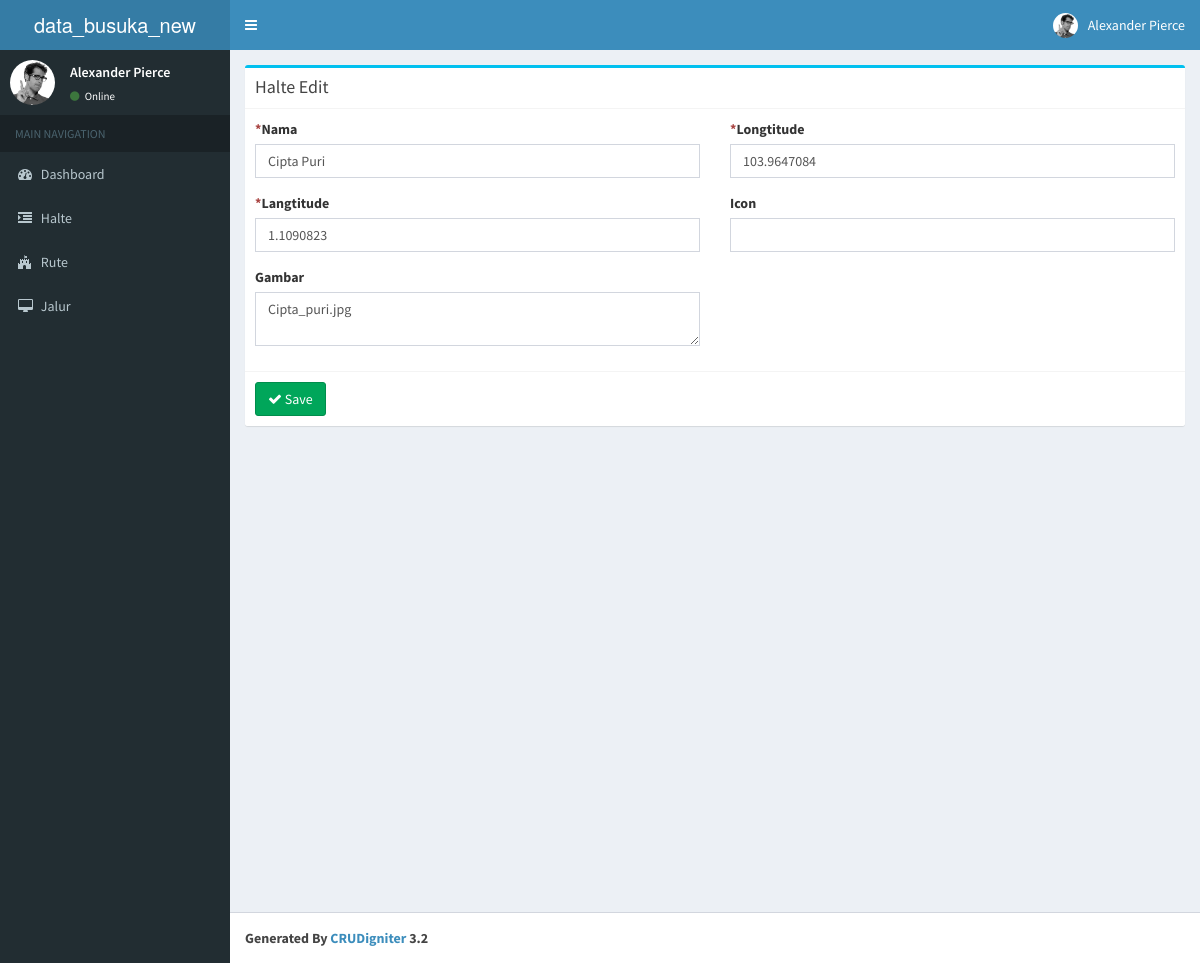
Page /halte/edit/10 on the committed database.
### tables this page shows
CREATE TABLE `dta_halte` (
  `id` int(11) NOT NULL,
  `nama` varchar(50) NOT NULL,
  `longtitude` varchar(50) NOT NULL,
  `langtitude` varchar(50) NOT NULL,
  `icon` varchar(50) NOT NULL,
  `gambar` text NOT NULL
);

### application/controllers/Halte.php (called while the page is built, shortened)
<?php
class Halte extends CI_Controller{
    function __construct()
    {
        $this->load->model('Halte_model');
    }
    function edit($id)
    {
        $data['halte'] = $this->Halte_model->get_halte($id);
        if(isset($data['halte']['id']))
        {
            $this->load->library('form_validation');
			$this->form_validation->set_rules('nama','Nama','required');
			$this->form_validation->set_rules('longtitude','Longtitude','required');
			$this->form_validation->set_rules('langtitude','Langtitude','required');
			if($this->form_validation->run())
            {
                $params = array(
					'nama' => $this->input->post('nama'),
					'longtitude' => $this->input->post('longtitude'),
					'langtitude' => $this->input->post('langtitude'),
					'icon' => $this->input->post('icon'),
					'gambar' => $this->input->post('gambar'),
                );
                $this->Halte_model->update_halte($id,$params);
                redirect('halte/index');
            }
            else
            {
                $data['_view'] = 'halte/edit';
                $this->load->view('layouts/main',$data);
            }
        }
        else
            show_error('The halte you are trying to edit does not exist.');
    }
}

### index.php (called while the page is built, shortened)
<?php
require_once BASEPATH.'core/CodeIgniter.php';

### application/models/Halte_model.php (called while the page is built, shortened)
<?php
class Halte_model extends CI_Model
{
    function get_halte($id)
    {
        return $this->db->get_where('dta_halte',array('id'=>$id))->row_array();
    }
}

### application/views/halte/edit.php (the view, shortened to what this page needs)
<div class="row">
    <div class="col-md-12">
      	<div class="box box-info">
            <div class="box-header with-border">
              	<h3 class="box-title">Halte Edit</h3>
            </div>
			<?php echo form_open('halte/edit/'.$halte['id']); ?>
			<div class="box-body">
				<div class="row clearfix">
					<div class="col-md-6">
						<label for="nama" class="control-label"><span class="text-danger">*</span>Nama</label>
						<div class="form-group">
							<input type="text" name="nama" value="<?php echo ($this->input->post('nama') ? $this->input->post('nama') : $halte['nama']); ?>" class="form-control" id="nama" />
						</div>
					</div>
					<div class="col-md-6">
						<label for="longtitude" class="control-label"><span class="text-danger">*</span>Longtitude</label>
						<div class="form-group">
							<input type="text" name="longtitude" value="<?php echo ($this->input->post('longtitude') ? $this->input->post('longtitude') : $halte['longtitude']); ?>" class="form-control" id="longtitude" />
						</div>
					</div>
					<div class="col-md-6">
						<label for="langtitude" class="control-label"><span class="text-danger">*</span>Langtitude</label>
						<div class="form-group">
							<input type="text" name="langtitude" value="<?php echo ($this->input->post('langtitude') ? $this->input->post('langtitude') : $halte['langtitude']); ?>" class="form-control" id="langtitude" />
						</div>
					</div>
					<div class="col-md-6">
						<label for="icon" class="control-label">Icon</label>
						<div class="form-group">
							<input type="text" name="icon" value="<?php echo ($this->input->post('icon') ? $this->input->post('icon') : $halte['icon']); ?>" class="form-control" id="icon" />
						</div>
					</div>
					<div class="col-md-6">
						<label for="gambar" class="control-label">Gambar</label>
						<div class="form-group">
							<textarea name="gambar" class="form-control" id="gambar"><?php echo ($this->input->post('gambar') ? $this->input->post('gambar') : $halte['gambar']); ?></textarea>
						</div>
					</div>
				</div>
			</div>
			<div class="box-footer">
            	<button type="submit" class="btn btn-success">
					<i class="fa fa-check"></i> Save
				</button>
	        </div>
			<?php echo form_close(); ?>
		</div>
    </div>
</div>

### rows in the picture
dta_halte: nama "Cipta Puri", longtitude "103.9647084", langtitude "1.1090823", gambar "Cipta_puri.jpg"
